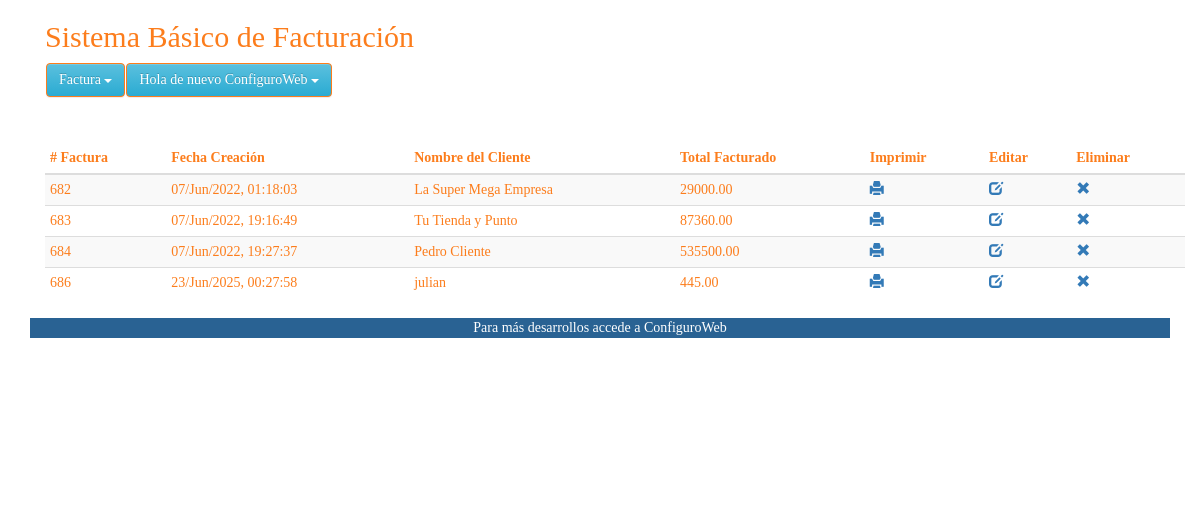
The page /invoice_list.php (signed in) on the database its author committed.
### tables this page shows
CREATE TABLE `invoice_order` (
  `order_id` int(11) NOT NULL,
  `user_id` int(11) NOT NULL,
  `order_date` timestamp NOT NULL DEFAULT current_timestamp(),
  `order_receiver_name` varchar(250) NOT NULL,
  `order_receiver_address` text NOT NULL,
  `order_total_before_tax` decimal(10,2) NOT NULL,
  `order_total_tax` decimal(10,2) NOT NULL,
  `order_tax_per` varchar(250) NOT NULL,
  `order_total_after_tax` double(10,2) NOT NULL,
  `order_amount_paid` decimal(10,2) NOT NULL,
  `order_total_amount_due` decimal(10,2) NOT NULL,
  `note` text NOT NULL
);

### Invoice.php (called while the page is built, shortened)
<?php
class Invoice
{
	private $host  = 'localhost';
	private $user  = 'root';
	private $password   = "";
	private $database  = "factura";
	private $invoiceOrderTable = 'invoice_order';
	private $dbConnect = false;
	public function __construct()
	{
		if (!$this->dbConnect) {
			$conn = new mysqli($this->host, $this->user, $this->password, $this->database);
			if ($conn->connect_error) {
				die("Error failed to connect to MySQL: " . $conn->connect_error);
			} else {
				$this->dbConnect = $conn;
			}
		}
	}
	private function getData($sqlQuery)
	{
		$result = mysqli_query($this->dbConnect, $sqlQuery);
		$data = array();
		while ($row = mysqli_fetch_array($result, MYSQLI_ASSOC)) {
			$data[] = $row;
		}
		return $data;
	}
	public function getInvoiceList()
	{
		$sqlQuery = "
			SELECT * FROM " . $this->invoiceOrderTable . "
			WHERE user_id = '" . $_SESSION['userid'] . "'";
		return  $this->getData($sqlQuery);
	}
}

### invoice_list.php (the view, shortened to what this page needs)
<?php
include('inc/header.php');
include 'Invoice.php';
$invoice = new Invoice();
$invoice->checkLoggedIn();
?>
<link href="css/style.css" rel="stylesheet">
<?php include('inc/container.php'); ?>
<div class="container">
  <h2 class="title">Sistema Básico de Facturación</h2>
  <?php include('menu.php'); ?>
  <table id="data-table" class="table table-condensed table-striped">
    <thead>
      <tr>
        <th># Factura</th>
        <th>Fecha Creación</th>
        <th>Nombre del Cliente</th>
        <th>Total Facturado</th>
        <th>Imprimir</th>
        <th>Editar</th>
        <th>Eliminar</th>
      </tr>
    </thead>
    <?php
    $invoiceList = $invoice->getInvoiceList();
    foreach ($invoiceList as $invoiceDetails) {
      $invoiceDate = date("d/M/Y, H:i:s", strtotime($invoiceDetails["order_date"]));
      echo '
              <tr>
                <td>' . $invoiceDetails["order_id"] . '</td>
                <td>' . $invoiceDate . '</td>
                <td>' . $invoiceDetails["order_receiver_name"] . '</td>
                <td>' . $invoiceDetails["order_total_after_tax"] . '</td>
                <td><a href="print_invoice.php?invoice_id=' . $invoiceDetails["order_id"] . '" title="Imprimir Factura"><span class="glyphicon glyphicon-print"></span></a></td>
                <td><a href="edit_invoice.php?update_id=' . $invoiceDetails["order_id"] . '"  title="Editar Factura"><span class="glyphicon glyphicon-edit"></span></a></td>
                <td><a href="#" id="' . $invoiceDetails["order_id"] . '" class="deleteInvoice"  title="Eliminar Factura"><span class="glyphicon glyphicon-remove"></span></a></td>
              </tr>
            ';
    }
    ?>
  </table>
</div>
<?php include('inc/footer.php'); ?>

### inc/header.php (shortened to what this page needs)
<!DOCTYPE html>
<html>
<head>
    <link rel="stylesheet" href="https://maxcdn.bootstrapcdn.com/bootstrap/3.3.5/css/bootstrap.min.css">
    <link rel="stylesheet" href="https://maxcdn.bootstrapcdn.com/bootstrap/3.3.5/css/bootstrap-theme.min.css">
</head>

### inc/container.php (shortened to what this page needs)
</head>
<body class="">
	<div class="container" style="min-height:500px;">

### menu.php (shortened to what this page needs)
<ul class="nav navbar-nav">
	<li class="dropdown">
		<button class="btn btn-info dropdown-toggle" type="button" data-toggle="dropdown">Factura
			<span class="caret"></span></button>
	</li>
	<?php
	if ($_SESSION['userid']) { ?>
		<li class="dropdown">
			<button class="btn btn-info dropdown-toggle" type="button" data-toggle="dropdown">Hola de nuevo <?php echo $_SESSION['user']; ?>
				<span class="caret"></span></button>
		</li>
	<?php } ?>
</ul>
<br /><br /><br /><br />

### inc/footer.php (shortened to what this page needs)
<footer class="bg-primary text-white text-center text-lg-start fixed-bottom">
    <div class="text-center p-3" style="background-color: rgba(0, 0, 0, 0.2)">
        Para más desarrollos accede a
        <a class="text-white" href="https://www.configuroweb.com/" style="color:#ffffff;">ConfiguroWeb</a>
    </div>
</footer>
</div>

### css/style.css (style rules this page uses)
html { background-color1: #f0f3f4; position: relative; min-height: 100%; }
body { background-color: transparent; color: #fc7d1c; font-family: 'Franklin Gothic Medium'; font-size: 14px; line-height: 1.42857; }
.navbar-nav>li { float:left; margin-left:1px; }
.btn-info, .panel-info { background-color: #fc7d1c; border-color: #fc7d1c; color: #fff !important; }

### rows shown on the page
invoice_order: order_id "682", order_date "07/Jun/2022, 01:18:03", order_receiver_name "La Super Mega Empresa", order_total_after_tax "29000.00"
invoice_order: order_id "683", order_date "07/Jun/2022, 19:16:49", order_receiver_name "Tu Tienda y Punto", order_total_after_tax "87360.00"
invoice_order: order_id "684", order_date "07/Jun/2022, 19:27:37", order_receiver_name "Pedro Cliente", order_total_after_tax "535500.00"
invoice_order: order_id "686", order_date "23/Jun/2025, 00:27:58", order_receiver_name "julian", order_total_after_tax "445.00"

### other values the page prints
$_SESSION['user'] "ConfiguroWeb"
